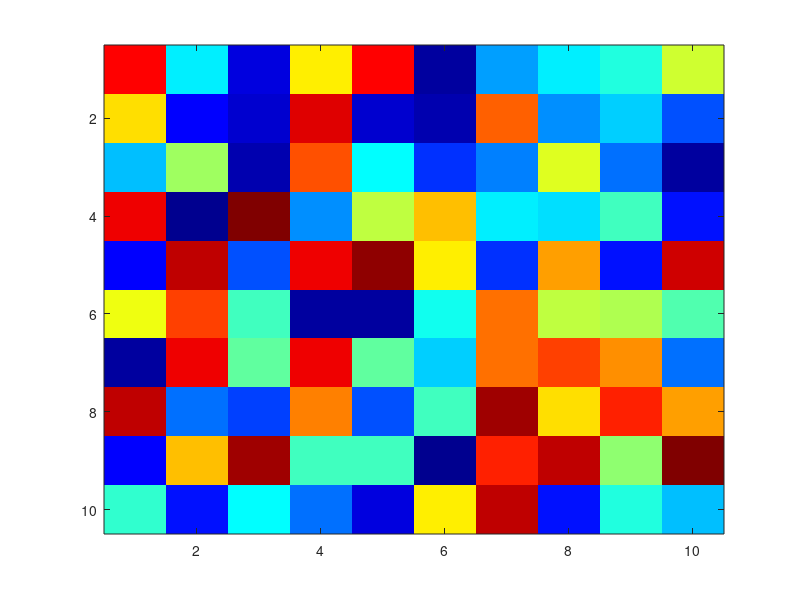

Source code (MATLAB):
clc
clear all

A = 10*(rand(10,10) - 0.5)

imagesc(A);  % maps matrix to color grid

colormap('jet'); % This colormap maps low values to blue, and 
                        % high values to red
                        
k = 3;


saveas(gcf,strcat('fig',num2str(k),'.png'))

